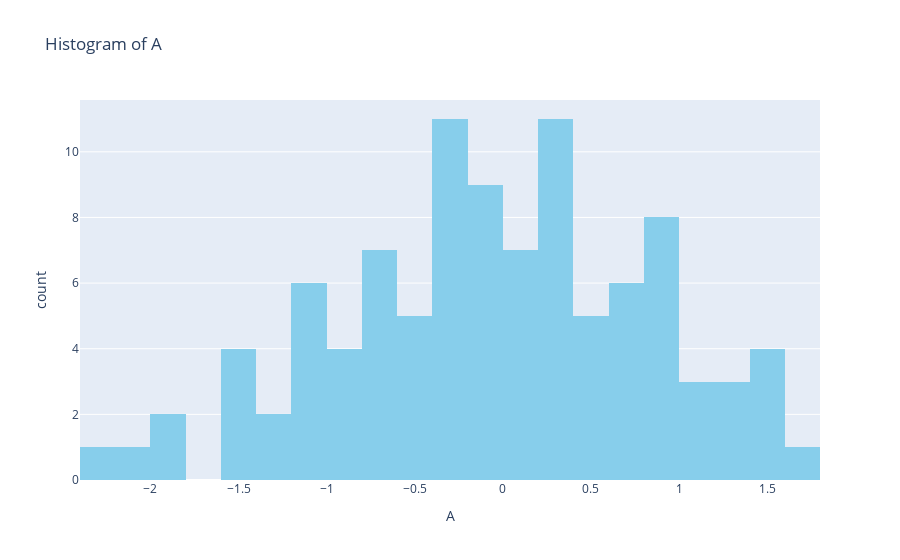

Notebook source saved alongside this figure:
### Markdown cell above
## histogram

### Code cell
# 
# df['A'].iplot(kind='hist',bins=25)
px.histogram(df, x='A', nbins=25, title='Histogram of A')
px.histogram(df, x='A', nbins=25, color_discrete_sequence=['skyblue'], title='Histogram of A')

### Figure 1 — Plotly figure (JSON) as saved in the notebook; plotly's stock layout.template omitted (floating-point values rounded to 4 significant figures)
{"data": [{"bingroup": "x", "hovertemplate": "A=%{x}<br>count=%{y}<extra></extra>", "legendgroup": "", "marker": {"color": "skyblue", "pattern": {"shape": ""}}, "name": "", "nbinsx": 25, "orientation": "v", "showlegend": false, "type": "histogram", "x": [-0.5025, 0.03573, -0.03418, -0.71, 0.3608, -1.378, -0.3657, -0.5755, 1.083, -0.6029, 0.87, 0.2376, -0.3024, 0.9453, 1.528, -0.7291, -0.8336, 1.581, -1.885, -1.067, 0.7882, -0.5372, 1.352, 0.2615, 1.26, -1.506, -1.544, 1.548, 0.1998, 1.166, -0.2785, 1.57, -0.09311, -1.911, -1.116, 0.704, -0.0634, 0.8643, -2.373, -0.9827, 0.8102, 0.2737, -0.2136, -1.456, -1.015, 0.2212, 0.208, -1.135, -1.566, 1.103, -0.3976, 1.761, -0.2414, -0.04237, -0.6286, -2.085, -1.18, 0.01054, 1.24, -0.2958, -0.5754, -0.08694, 0.02433, 0.6689, -0.4888, 0.2549, -1.078, -0.07993, -0.9945, 0.789, 0.3955, -0.3978, 0.1979, -0.6165, -0.3741, 0.9657, 0.9047, 0.5179, 0.6518, 0.4146, 0.7746, 0.5374, -0.9391, -1.308, 0.1609, 0.2726, -0.7263, -0.7941, -0.06048, -0.2534, 0.9449, -0.3731, 0.4505, 0.9907, 0.2117, -0.1411, -0.04632, 0.4505, 0.1069, 0.3086], "xaxis": "x", "yaxis": "y"}], "layout": {"barmode": "relative", "legend": {"tracegroupgap": 0}, "title": {"text": "Histogram of A"}, "xaxis": {"anchor": "y", "domain": [0, 1], "title": {"text": "A"}}, "yaxis": {"anchor": "x", "domain": [0, 1], "title": {"text": "count"}}}}
